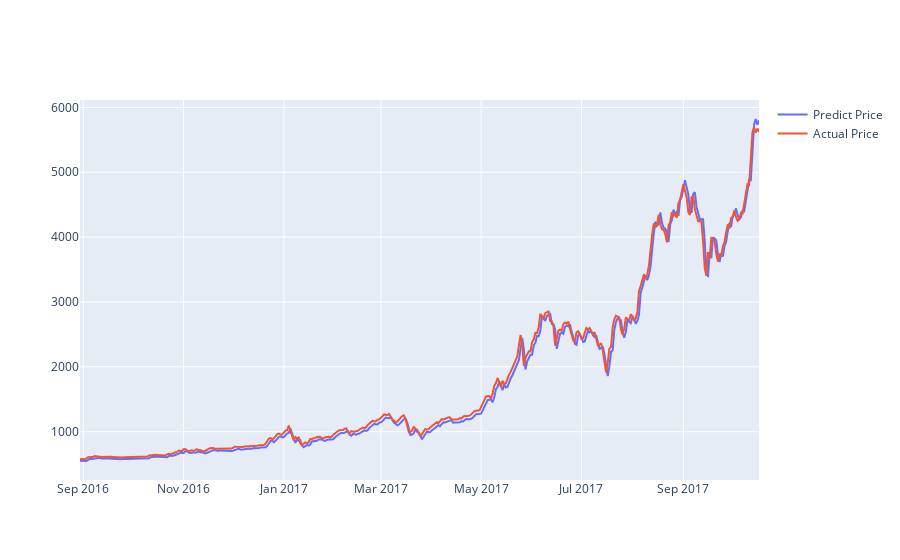

The notebook cell saved with this chart:
### Markdown cell above
#### Plot predicted and actual line graph with X=dates, Y=USD

### Code cell
actual_chart = go.Scatter(x=predictDates, y=testY_reshape, name= 'Actual Price')
predict_chart = go.Scatter(x=predictDates, y=yhat_reshape, name= 'Predict Price')
py.iplot([predict_chart, actual_chart])

### Figure 1 — Plotly figure (JSON) as saved in the notebook; plotly's stock layout.template omitted (floating-point values rounded to 4 significant figures; data arrays with more than 128 entries replaced by an {"elided": "..."} marker saying what was removed)
{"data": [{"name": "Predict Price", "type": "scatter", "x": {"elided": "414 str values"}, "y": {"elided": "414 float values"}}, {"name": "Actual Price", "type": "scatter", "x": {"elided": "414 str values"}, "y": {"elided": "414 float values"}}], "layout": {"autosize": true, "xaxis": {"autorange": true, "range": ["2016-08-30", "2017-10-17"], "type": "date"}, "yaxis": {"autorange": true, "range": [254.6, 6115.0], "type": "linear"}}}
